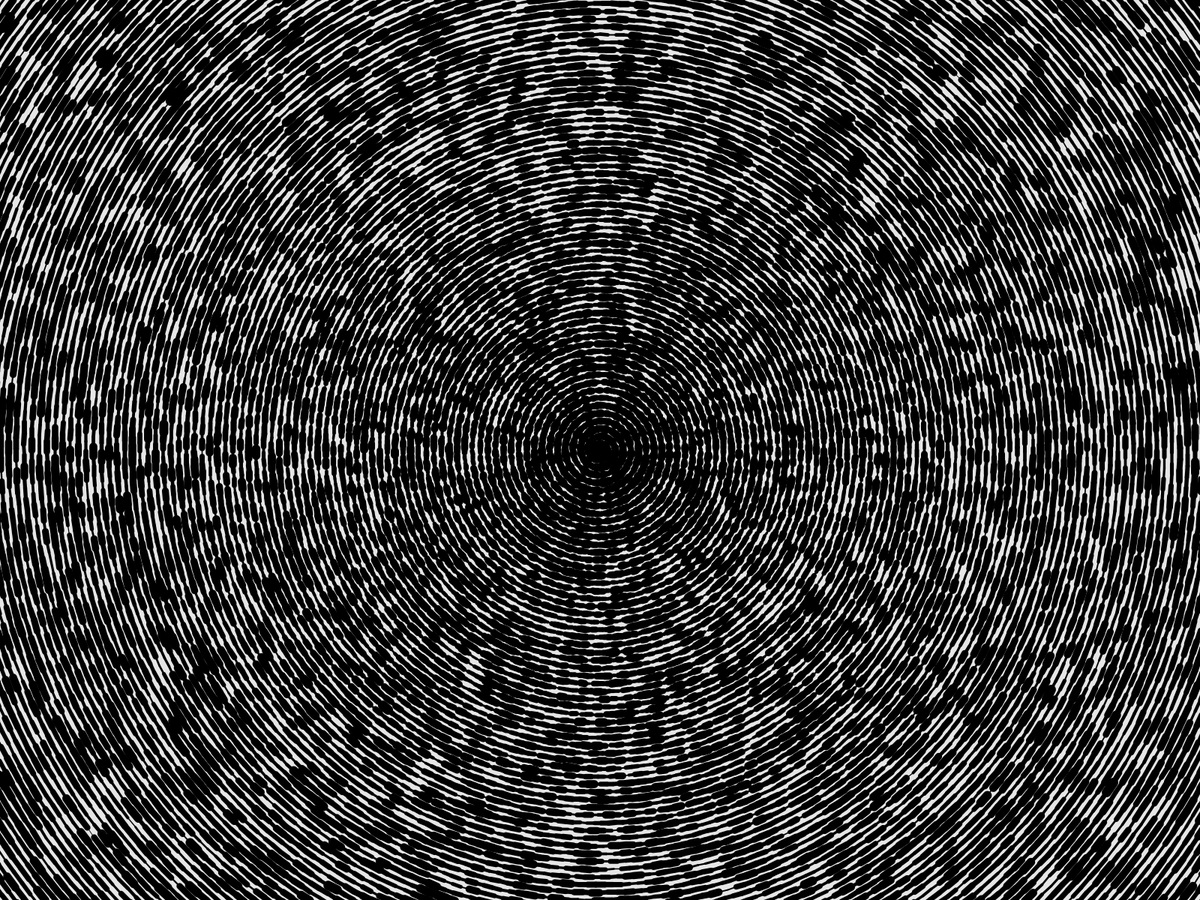
Frame 1 (no input)
Frame 60 (the mouse pressed at the canvas centre just before this capture): identical to frame 1, image omitted
Frame 120 (the mouse held since frame 60 and released just before this capture): identical to frame 1, image omitted

The Processing sketch that drew this single still picture (run headless with seeded random() and noise(); from frame 60 on, the mouse is pressed at the canvas centre):

// Processing sketch: Vinyl_Sim
// ── Vinyl_Sim.pde
float len, phi, x, y;
PVector prevPoint;
boolean loop = true;
float t = 0;

//SETTINGS
//press w/s to increase/decrease lenStep
//press a/d to decrease/increase phiStep
float lenStep = 0.031285662;    //the length of the line
float phiStep = 0.019066144;    //the length increase from the center
float maxLen = 1920;            //the maximum radius of the spiral

void setup() {
  fullScreen();
  colorMode(HSB);
  stroke(0);

  prevPoint = new PVector();
}

void draw() {
  if (!loop)
    return;

  translate(width/2, height/2);
  background(230);

  len = phi = 0;
  prevPoint = new PVector();
  while (len <= maxLen) {
    float x = len * cos(phi);
    float y = len * sin(phi);

    stroke(noise(t) * 255, 255, 255);
    stroke(0);
    strokeWeight(noise(t) * 15);

    line(prevPoint.x, prevPoint.y, x, y);
    prevPoint.set(x, y);

    phi += phiStep;
    len += lenStep;
    t += 0.8;
  }

  loop = false;
}

void keyReleased() {
  switch(key) {
  case 'w':
    lenStep *= 1.1;
    break;
  case 's':
    lenStep *= 0.9;
    break;
  case 'a':
    phiStep *= 0.9;
    break;
  case 'd':
    phiStep *= 1.1;
    break;
  }

  loop = true;
}

void exit() {
  println(lenStep, phiStep);

  save("data/Disk.png");
  super.exit();
}
